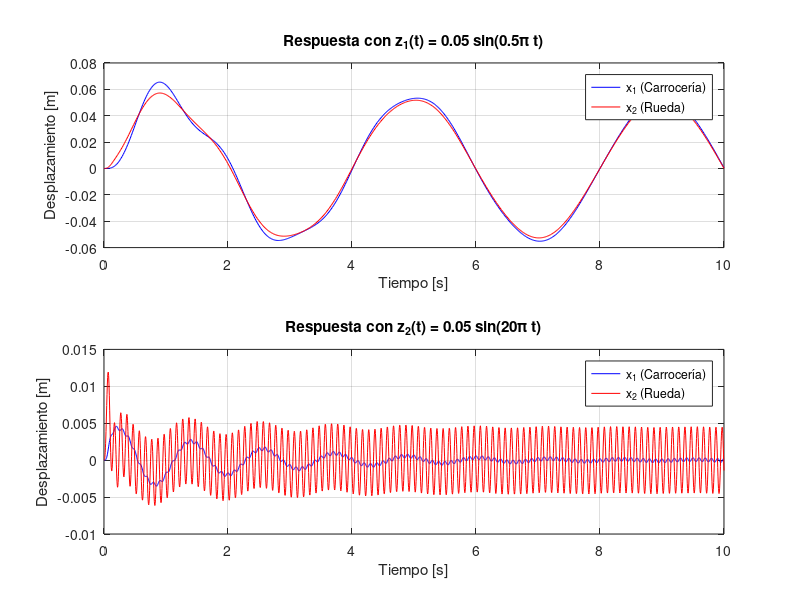

MATLAB code to generate this figure:
function simulacion_suspension()
% Parámetros del sistema (Tabla 1)
m1 = 290;    % kg
m2 = 59;     % kg
b1 = 1000;   % Ns/m
k1 = 16182;  % N/m
k2 = 19000;  % N/m

% Matrices de Espacio de Estados
A = [ 0,          0,         1,        0;
    0,          0,         0,        1;
    -k1/m1,    k1/m1,    -b1/m1,   b1/m1;
    k1/m2, -(k1+k2)/m2,  b1/m2,  -b1/m2 ];

B = [  0,       0;
    0,       0;
    1/m1,      0;
    -1/m2,   k2/m2 ];

tspan = [0 10];
x0 = [0; 0; 0; 0]; % Condiciones iniciales en cero

% Simulación 1: z1(t) = 0.05*sin(0.5*pi*t)
[t1, x1_sim] = ode45(@(t, x) sys_ode(t, x, A, B, @(t) 0.05*sin(0.5*pi*t)), tspan, x0);

% Simulación 2: z2(t) = 0.05*sin(20*pi*t)
[t2, x2_sim] = ode45(@(t, x) sys_ode(t, x, A, B, @(t) 0.05*sin(20*pi*t)), tspan, x0);

% Gráficas
figure;
subplot(2,1,1);
plot(t1, x1_sim(:,1), 'b', t1, x1_sim(:,2), 'r');
title('Respuesta con z_1(t) = 0.05 sin(0.5\pi t)');
xlabel('Tiempo [s]'); ylabel('Desplazamiento [m]');
legend('x_1 (Carrocería)', 'x_2 (Rueda)'); grid on;

subplot(2,1,2);
plot(t2, x2_sim(:,1), 'b', t2, x2_sim(:,2), 'r');
title('Respuesta con z_2(t) = 0.05 sin(20\pi t)');
xlabel('Tiempo [s]'); ylabel('Desplazamiento [m]');
legend('x_1 (Carrocería)', 'x_2 (Rueda)'); grid on;
end

function dxdt = sys_ode(t, x, A, B, z_func)
f = 0; % Entrada de fuerza del actuador
z = z_func(t);
u = [f; z];
dxdt = A * x + B * u;
end
